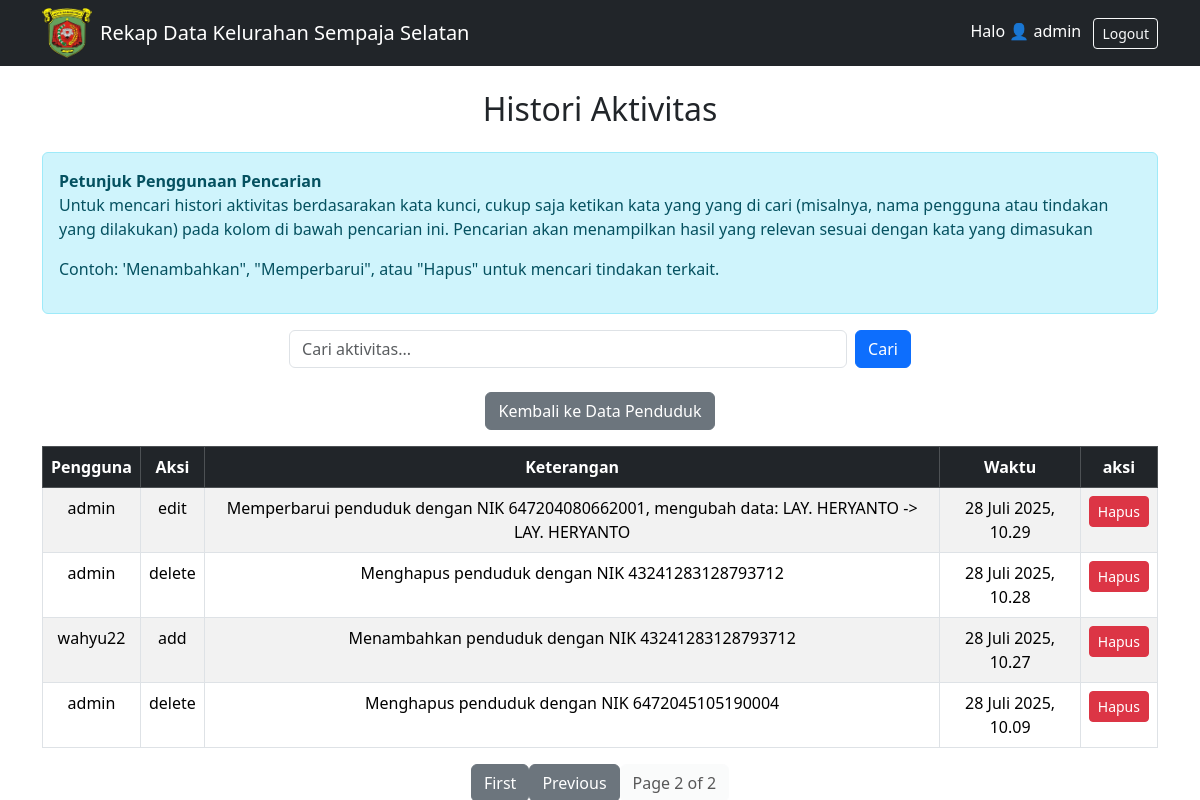
Screenshot of /Histori/?page=2 (signed in) with the database file from the repository.
### rekap/models.py (models this page shows, shortened)
class Histori(models.Model):
    ACTION_CHOICES = [
        ('add', 'Add'),
        ('edit', 'Edit'),
        ('delete', 'Delete'),
    ]
    user = models.ForeignKey(User, on_delete=models.CASCADE)  # Pengguna yang melakukan aksi
    action = models.CharField(max_length=20, choices=ACTION_CHOICES)  # Jenis aksi
    object_type = models.CharField(max_length=100)  # Jenis objek yang diubah
    object_id = models.PositiveIntegerField()  # ID objek yang diubah
    timestamp = models.DateTimeField(default=timezone.now)  # Waktu tindakan dilakukan
    details = models.TextField(null=True, blank=True)  # Rincian tentang tindakan

### rekap/views.py (the view)
# urls.py: path('Histori/', views.histori_aktivitas, name='histori_aktivitas'),
@login_required
def histori_aktivitas(request):
    if request.GET.get('q'):
        historis = Histori.objects.filter(details__icontains=request.GET['q']).order_by('-timestamp')  # jika ingin filter pencarian
    else:
        historis = Histori.objects.all().order_by('-timestamp')  # untuk ambil semua data histori yang ada
    paginator = Paginator(historis, 10)
    page = request.GET.get('page')
    historis = paginator.get_page(page)
    return render(request, 'rekap/histori.html', {'historis': historis})

### rekap/templates/rekap/Histori.html (shortened to what this page needs)
{% extends 'rekap/home.html' %}
{% block content %}
<h2 class="text-center mb-4">Histori Aktivitas</h2>
<div class="alert alert-info mb-3">
    <strong>Petunjuk Penggunaan Pencarian</strong>
    <p>Untuk mencari histori aktivitas berdasarakan kata kunci, cukup saja ketikan kata yang yang di cari (misalnya, nama pengguna atau tindakan yang dilakukan) pada kolom di bawah pencarian ini. Pencarian akan menampilkan hasil yang relevan sesuai dengan kata yang dimasukan</p>
    <p>Contoh: 'Menambahkan", "Memperbarui", atau "Hapus" untuk mencari tindakan terkait.</p>
</div>
<form method="get" class="d-flex justify-content-center mb-3">
    <input type="text" name="q" class="form-control w-50 me-2" placeholder="Cari aktivitas..." value="{{ request.GET.q }}">
    <button type="submit" class="btn btn-primary">Cari</button>
</form>
<div class="text-center mt-4">
    <a href="{% url 'list_penduduk' %}" class="btn btn-secondary mb-3">
         Kembali ke Data Penduduk
    </a>
<table class="table table-striped table-bordered">
    <thead class="table-dark">
        <tr class="text-center">
            <th>Pengguna</th>
            <th>Aksi</th>
            <th>Keterangan</th>
            <th>Waktu</th>
            <th>aksi</th>
        </tr>
    </thead>
    <tbody>
        {% for histori in historis %}
        <tr class="text-center">
            <td>{{ histori.user.username }}</td>
            <td>{{ histori.action }}</td>
            <td>{{ histori.details }}</td>
            <td>{{ histori.timestamp }}</td>
            <td>
                <a href="{% url 'hapus_histori' histori.pk %}" class="btn btn-danger btn-sm" onclick="return confirm('Yakin ingin menghapus histori ini?')">Hapus</a>
            </td>
        </tr>
        {% empty %}
        <tr>
            <td colspan="4" class="text-center">Tidak ada histori aktivitas.</td>
        </tr>
        {% endfor %}
    </tbody>
</table>
<div class="d-flex justify-content-center">
    {% if historis.has_previous %}
        <a class="btn btn-secondary" href="?page=1">First</a>
        <a class="btn btn-secondary" href="?page={{ historis.previous_page_number }}">Previous</a>
    {% endif %}
    <span class="btn btn-light disabled">Page {{ historis.number }} of {{ historis.paginator.num_pages }}</span>
</div>
{% endblock %}

### rekap/templates/rekap/home.html (shortened to what this page needs)
<!DOCTYPE html>
<html>
<head>
    {% load static %}
    <link href="https://cdn.jsdelivr.net/npm/bootstrap@5.3.2/dist/css/bootstrap.min.css" rel="stylesheet">
</head>
<body>
<nav class="navbar navbar-expand-lg navbar-dark bg-dark">
    <div class="container">
        <img src="{% static 'rekap/samarinda.png' %}" alt="Logo Samarinda" width="50" height="50" class="me-2">
        <a class="navbar-brand" href="{% url 'list_penduduk' %}">Rekap Data Kelurahan Sempaja Selatan</a>
        <div class="ms-auto">
            {% if user.is_authenticated %}
                <span class="text-white me-2">Halo 👤 {{ user.username }}</span>
                <form action="{% url 'logout' %}" method="post" style="display:inline;">
                    <button type="submit" class="btn btn-outline-light btn-sm">Logout</button>
                </form>
            {% endif %}
        </div>
    </div>
</nav>
<div class="container mt-4">
    {% block content %}
    {% endblock %}
</div>
</body>
</html>

### rows the page displays
Histori: user.username "admin", action "edit", details "Memperbarui penduduk dengan NIK 647204080662001, mengubah data: LAY. HERYANTO -> LAY. HERYANTO", timestamp "28 Juli 2025, 10.29"
Histori: user.username "admin", action "delete", details "Menghapus penduduk dengan NIK 43241283128793712", timestamp "28 Juli 2025, 10.28"
Histori: user.username "wahyu22", action "add", details "Menambahkan penduduk dengan NIK 43241283128793712", timestamp "28 Juli 2025, 10.27"
Histori: user.username "admin", action "delete", details "Menghapus penduduk dengan NIK 6472045105190004", timestamp "28 Juli 2025, 10.09"

### other values shown
{{ user.username }} "admin"
{{ historis.number }} "2"
{{ historis.paginator.num_pages }} "2"
